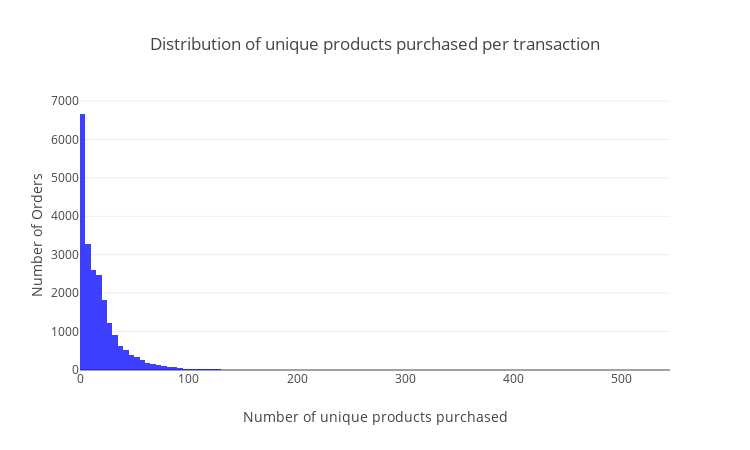

Write notebook code for a chart like this one.
### Markdown cell above
Which can be visualized via the histogram below:

### Code cell
trace1 = go.Histogram(
    x=temp["Number unique products in transaction"],
    nbinsx=200,
    name="Number unique products in transaction",
    marker_color='blue',
)

data = [trace1]

layout = go.Layout(
    width=750,
    height=450,
    title="Distribution of unique products purchased per transaction",
    xaxis=dict(title="Number of unique products purchased"),
    yaxis=dict(title="Number of Orders"),
    barmode='stack'
)

fig = go.Figure(data=data, layout=layout)
fig.update_traces(opacity=0.75)

plotly.offline.iplot(fig)

### Figure 1 — Plotly figure (JSON) as saved in the notebook; plotly's stock layout.template omitted (floating-point values rounded to 4 significant figures; data arrays with more than 128 entries replaced by an {"elided": "..."} marker saying what was removed)
{"data": [{"marker": {"color": "blue"}, "name": "Number unique products in transaction", "nbinsx": 200, "opacity": 0.75, "type": "histogram", "uid": "01b8b922-5eac-42a9-b1b3-e1c92a7e54f0", "x": {"elided": "22190 int values"}}], "layout": {"barmode": "stack", "height": 450, "title": {"text": "Distribution of unique products purchased per transaction"}, "width": 750, "xaxis": {"title": {"text": "Number of unique products purchased"}}, "yaxis": {"title": {"text": "Number of Orders"}}}}
